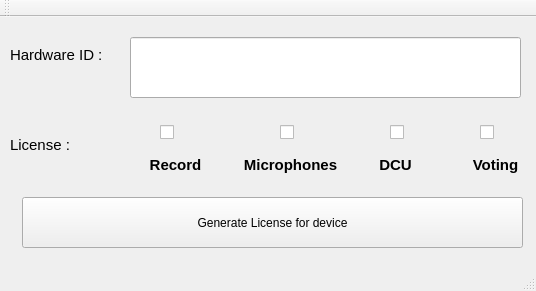
<?xml version="1.0" encoding="UTF-8"?>
<ui version="4.0">
 <class>MainWindow</class>
 <widget class="QMainWindow" name="MainWindow">
  <property name="geometry">
   <rect>
    <x>0</x>
    <y>0</y>
    <width>536</width>
    <height>291</height>
   </rect>
  </property>
  <property name="windowTitle">
   <string>MainWindow</string>
  </property>
  <widget class="QWidget" name="centralWidget">
   <widget class="QLabel" name="label_59">
    <property name="geometry">
     <rect>
      <x>240</x>
      <y>140</y>
      <width>101</width>
      <height>16</height>
     </rect>
    </property>
    <property name="font">
     <font>
      <pointsize>11</pointsize>
      <weight>75</weight>
      <bold>true</bold>
     </font>
    </property>
    <property name="styleSheet">
     <string notr="true">color: rgb(0,0, 0);</string>
    </property>
    <property name="text">
     <string>Microphones</string>
    </property>
    <property name="alignment">
     <set>Qt::AlignCenter</set>
    </property>
   </widget>
   <widget class="QLabel" name="label_57">
    <property name="geometry">
     <rect>
      <x>10</x>
      <y>120</y>
      <width>131</width>
      <height>16</height>
     </rect>
    </property>
    <property name="font">
     <font>
      <pointsize>11</pointsize>
     </font>
    </property>
    <property name="styleSheet">
     <string notr="true">color: rgb(0,0, 0);</string>
    </property>
    <property name="text">
     <string>License :</string>
    </property>
   </widget>
   <widget class="QLabel" name="label_58">
    <property name="geometry">
     <rect>
      <x>140</x>
      <y>140</y>
      <width>71</width>
      <height>16</height>
     </rect>
    </property>
    <property name="font">
     <font>
      <pointsize>11</pointsize>
      <weight>75</weight>
      <bold>true</bold>
     </font>
    </property>
    <property name="styleSheet">
     <string notr="true">color: rgb(0,0, 0);</string>
    </property>
    <property name="text">
     <string>Record</string>
    </property>
    <property name="alignment">
     <set>Qt::AlignCenter</set>
    </property>
   </widget>
   <widget class="QLabel" name="label_60">
    <property name="geometry">
     <rect>
      <x>360</x>
      <y>140</y>
      <width>71</width>
      <height>16</height>
     </rect>
    </property>
    <property name="font">
     <font>
      <pointsize>11</pointsize>
      <weight>75</weight>
      <bold>true</bold>
     </font>
    </property>
    <property name="styleSheet">
     <string notr="true">color: rgb(0,0, 0);</string>
    </property>
    <property name="text">
     <string>DCU</string>
    </property>
    <property name="alignment">
     <set>Qt::AlignCenter</set>
    </property>
   </widget>
   <widget class="QLabel" name="label_56">
    <property name="geometry">
     <rect>
      <x>10</x>
      <y>30</y>
      <width>131</width>
      <height>16</height>
     </rect>
    </property>
    <property name="font">
     <font>
      <pointsize>11</pointsize>
     </font>
    </property>
    <property name="styleSheet">
     <string notr="true">color: rgb(0,0, 0);</string>
    </property>
    <property name="text">
     <string>Hardware ID :</string>
    </property>
   </widget>
   <widget class="QLabel" name="label_61">
    <property name="geometry">
     <rect>
      <x>460</x>
      <y>140</y>
      <width>71</width>
      <height>16</height>
     </rect>
    </property>
    <property name="font">
     <font>
      <pointsize>11</pointsize>
      <weight>75</weight>
      <bold>true</bold>
     </font>
    </property>
    <property name="styleSheet">
     <string notr="true">color: rgb(0,0, 0);</string>
    </property>
    <property name="text">
     <string>Voting</string>
    </property>
    <property name="alignment">
     <set>Qt::AlignCenter</set>
    </property>
   </widget>
   <widget class="QPushButton" name="pushButton">
    <property name="geometry">
     <rect>
      <x>22</x>
      <y>180</y>
      <width>501</width>
      <height>51</height>
     </rect>
    </property>
    <property name="text">
     <string>Generate License for device</string>
    </property>
   </widget>
   <widget class="QCheckBox" name="chk1">
    <property name="geometry">
     <rect>
      <x>160</x>
      <y>100</y>
      <width>31</width>
      <height>31</height>
     </rect>
    </property>
    <property name="text">
     <string/>
    </property>
   </widget>
   <widget class="QCheckBox" name="chk2">
    <property name="geometry">
     <rect>
      <x>280</x>
      <y>100</y>
      <width>31</width>
      <height>31</height>
     </rect>
    </property>
    <property name="text">
     <string/>
    </property>
   </widget>
   <widget class="QCheckBox" name="chk3">
    <property name="geometry">
     <rect>
      <x>390</x>
      <y>100</y>
      <width>31</width>
      <height>31</height>
     </rect>
    </property>
    <property name="text">
     <string/>
    </property>
   </widget>
   <widget class="QCheckBox" name="chk4">
    <property name="geometry">
     <rect>
      <x>480</x>
      <y>100</y>
      <width>31</width>
      <height>31</height>
     </rect>
    </property>
    <property name="text">
     <string/>
    </property>
   </widget>
   <widget class="QLineEdit" name="lbl_HID">
    <property name="geometry">
     <rect>
      <x>130</x>
      <y>20</y>
      <width>391</width>
      <height>61</height>
     </rect>
    </property>
    <property name="font">
     <font>
      <pointsize>16</pointsize>
     </font>
    </property>
    <property name="text">
     <string/>
    </property>
    <property name="alignment">
     <set>Qt::AlignCenter</set>
    </property>
   </widget>
  </widget>
  <widget class="QMenuBar" name="menuBar">
   <property name="geometry">
    <rect>
     <x>0</x>
     <y>0</y>
     <width>536</width>
     <height>22</height>
    </rect>
   </property>
  </widget>
  <widget class="QToolBar" name="mainToolBar">
   <attribute name="toolBarArea">
    <enum>TopToolBarArea</enum>
   </attribute>
   <attribute name="toolBarBreak">
    <bool>false</bool>
   </attribute>
  </widget>
  <widget class="QStatusBar" name="statusBar"/>
 </widget>
 <layoutdefault spacing="6" margin="11"/>
 <resources/>
 <connections/>
</ui>
